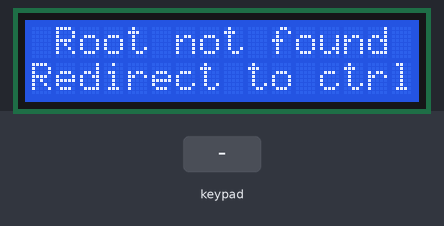
A sketch run on a simulated Arduino Uno, built with avr-gcc and run on an emulated ATmega328P. On the bench: 16×2 character LCD. Wiring (inferred from the names in the program): 4×4 keypad with keys D 1 2 3 A 4 5 6 B 7 8 9 C * 0 #: rows pin 1, A5, A4, pin 0; columns A3, A2, A1, A0; character LCD (HD44780): RS pin 13; R/W pin 12; E pin 11; data pin 8, pin 9, pin 2, pin 3, pin 4, pin 5, pin 6, pin 7. Inputs (shaded band) come from the test bench. EEPROM starts erased.

Above: at 0.8 s.
0.9 s: key 'C' pressed
At 2.9 s:
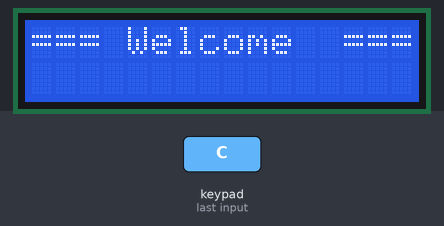
3.9 s: keypad keys 8 9 2 3 4 5 6 7 pressed 0.4 s apart
At 4.18 s:
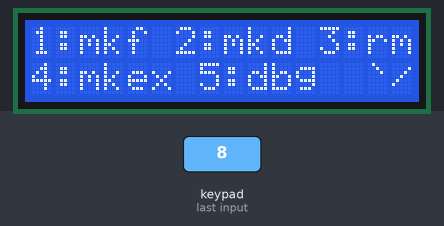
8.6 s: key '9' pressed
At 9.2 s:
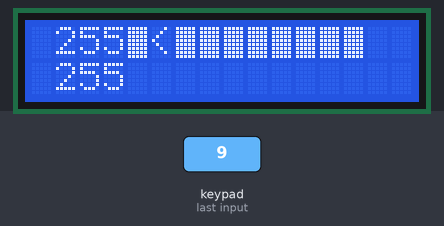
10.2 s: keypad keys 1 3 9 7 2 2 2 2 * pressed 0.4 s apart
At 14.6 s:
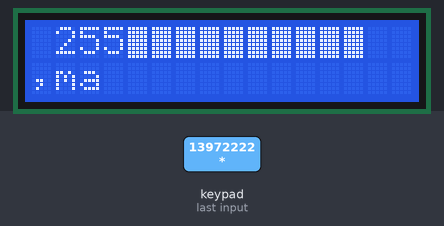
15.3 s: key 'D' pressed
At 16.1 s:
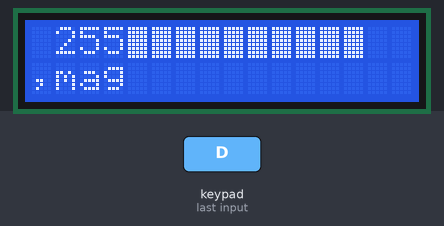
16.8 s: keypad keys 1 3 9 7 2 2 2 2 # pressed 0.4 s apart
At 19.1 s:
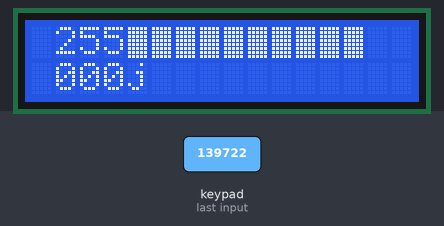
Timing chart, 0 to 20.6 s (numbered marks = the images above; inputs shaded):
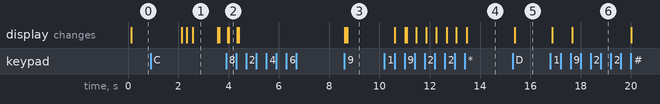

The sketch:

ArdOs.ino
```cpp
#include <Arduino.h>
#include "M16input.h"
#include "LCDoutput.h"
#include "Filesysv3.h"
#include "ustrlib.h"
#include "T9typelib.h"
#include "ProgExec.h"

const byte InputPin[8] = {
  0, 1, A5, A4, A3, A2, A1, A0
};
M16input m16input(InputPin);

const byte RS = 13;   //Register Select: H:data L:Instruction
const byte RW = 12;   //H:Read L:Write
const byte E = 11;    //Enable Signal
const byte DataPin[8] = {
  8, 9, 2, 3, 4, 5, 6, 7
};
LCDoutput lcdoutput(RS, RW, E, DataPin);

File workingDir(0);  //root
File file1;
File file2;

byte fileIndex = 0; //Selected File index in directory

char buff1[16] = "";
char buff2[16] = "";
void setup() {
  lcdoutput.init();
  workingDir.getName(buff1);
  if (!strCompare(buff1, "/")) { //If first dir isn't root, fs is invalid
    lcdoutput.printScreen(" Root not found", "Redirect to ctrl");
    delay(2000);
    lcdoutput.printScreen("==Control Menu==", "1:initFS");
    char inMenu = 1;
    while(inMenu) {
      switch (m16input.button()) {
        case 'C':
          inMenu = 0;
        break;
        case '1':
          lcdoutput.printScreen("Erasing Memory &", "Initializing");
          workingDir.initfs(0);
          inMenu = 0;
        break;
      }
    }
  }
  lcdoutput.printScreen("=== Welcome  ===", "");
  delay(1000);
  file1 = workingDir.getChild();
  printCurrent();
}

void printCurrent() {
  if (file1.isValid()) file1.getName(buff2);
  else buff2[0] = 0;
  if (file2.isValid()) file2.getName(buff1);
  else workingDir.pathString(buff1);
  //else buff1[0] = 0;
  lcdoutput.printScreen(buff1, buff2);
  if (file2.isExecutable()) lcdoutput.drawchar('*', 15);
  if (file2.isDir()) lcdoutput.drawchar('>', 15);
  if (file1.isExecutable()) lcdoutput.drawchar('*', 31);
  if (file1.isDir()) lcdoutput.drawchar('>', 31);
}
void selectPrevFile() {
  if (file2.isValid()) {
    file1 = file2;
    file2 = file2.getPrev();
  }
}
void selectNextFile() {
  if (file1.getNext().isValid()) {
    file2 = file1;
    file1 = file1.getNext();
  }
}
void selectPrevDir() {
  workingDir = workingDir.getParent();  //Get parent before child to handle root dir
  file1 = workingDir.getChild();
  file2 = file1.getPrev();
}
void selectNextDir() {
  if (!file1.isDir()) return; //if not dir, return
  workingDir = file1;
  file1 = workingDir.getChild();
  file2 = File();

}
void controlMenu() {
  lcdoutput.printScreen("1:mkf 2:mkd 3:rm", "4:mkex 5:dbg  `/");
  char inMenu = 1;
  while(inMenu) {
    switch (m16input.button()) {
      case 'A':
      case 'B':
        inMenu ^= 2;
        if (inMenu == 1) lcdoutput.printScreen("1:mkf 2:mkd 3:rm", "4:mkex 5:dbg  `/");
        else lcdoutput.printScreen("4:mkex 5:dbg  /`", "6:initfs");
      break;
      case 'C':
      case 'D':
        inMenu = 0;
      break;
      case '1':{  //New file menu
        char inputStr[16];
        stringInput(inputStr, "New file name :");
        if (inputStr[0] == 255) break;
        inputStr[14] = 0;
        lcdoutput.printScreen("Created file :", inputStr);
        workingDir.mkfile(workingDir, inputStr);
        delay(1000);

        if (!file1.isValid()) file1 = workingDir.getChild();
        printCurrent();
        inMenu = 0;
      } break;
      case '2':{  //New dir menu
        char inputStr[16];
        stringInput(inputStr, "New dir name :");
        if (inputStr[0] == 255) break;
        inputStr[14] = 0;
        workingDir.mkdir(workingDir, inputStr);
        lcdoutput.printScreen("Created dir :", inputStr);
        delay(1000);

        if (!file1.isValid()) file1 = workingDir.getChild();
        printCurrent();
        inMenu = 0;
      } break;
      case '3':{   //remove file
        char str[5];
        str[4] = 0;
        lcdoutput.printScreen("", "");
        for (unsigned int i = 224; i < 272; i++) {
          toString(str, (i));
          lcdoutput.printScreen(str, "");
          char val = workingDir.readRawMem(i);
          if (val > 32) lcdoutput.drawchar(val, 31);
          else lcdoutput.drawchar(val + 48, 31);
          delay(1000);
        }
        inMenu = 0;
      } break;
      case '4':{  //New executable menu
        char inputStr[16];
        stringInput(inputStr, "New exe name :");
        if (inputStr[0] == 255) break;
        inputStr[14] = 0;
        workingDir.mkexe(workingDir, inputStr);
        lcdoutput.printScreen("Created exe :", inputStr);
        delay(1000);

        if (!file1.isValid()) file1 = workingDir.getChild();
        printCurrent();
        inMenu = 0;
      } break;
      case '5':{  //debug
        char str[5];
        str[4] = 0;
        lcdoutput.printScreen("", "");
        for (unsigned int i = 0; i < 24; i++) {
          toString(str, i);
          lcdoutput.printScreen(str, "");
          char val = workingDir.readRawMem(i);
          if (val > 32) lcdoutput.drawchar(val, 31);
          else lcdoutput.drawchar(val + 48, 31);
          delay(1000);
        }
        inMenu = 0;
      } break;
      case '6':   //initfs
        lcdoutput.printScreen("Erasing Memory &", "Initializing");
        workingDir.initfs(0);
        file1 = File();
        inMenu = 0;
      break;
    }
    delay(10);
  }
}

void stringInput(char *output, char *phrase) {
  TypeSession typesession;      //Create new input session
  char key = m16input.button(); //reset input key
  lcdoutput.printScreen(phrase, "");
  while (key != 'D' && key != 'C') {    //press 'D' to continue, 'C' to cancel
    switch (key) {
      case 0: //no input : do nothing
      break;
      case 'A':
        typesession.eraseChar();
        lcdoutput.printScreen(phrase, typesession.inputStr);
      break;
      case 'B':
        typesession.nextChar();
      break;
      case '#': //Shift
        typesession.chgCase();
        lcdoutput.printScreen(phrase, typesession.inputStr);
      break;
      case '*':
        typesession.numLock();
        lcdoutput.printScreen(phrase, typesession.inputStr);
      break;
      default:
        typesession.enterKey(key);
        lcdoutput.printScreen(phrase, typesession.inputStr);
      break;
    }
    key = m16input.button();
  }
  if (key == 'C') {
    output[0] = -128;
  }
  for (char i = 0; i < 16; i++) {
    output[i] = typesession.inputStr[i];
  }
}

void loop() {
  switch (m16input.button()) {    //File Browser
    case 'A':
      selectPrevFile();
      printCurrent();
    break;
    case 'B':
      selectNextFile();
      printCurrent();
    break;
    case 'C':
      selectPrevDir();
      printCurrent();
    break;
    case 'D':
      if (file1.isDir()) selectNextDir(); //if dir, enter, else, edit file
      else editFile(file1);
      printCurrent();
    break;

    case '#':   //Control menu
      controlMenu();
      printCurrent();
    break;
/*          //Commented out to change file system and implement code execution progressively
    case '*':{ //Execute file
      if (!workingDir.isExecutable()) break;
      workingDir.open();
      ProgExec thread;
      char running = 1;
      while(workingDir.dataRemaining() && running) {
        char progbyte = workingDir.read();
        char callcode = thread.execute(progbyte); */
        /* debug
        char text[4];
        toString(text, progbyte);
        lcdoutput.drawchar(text[0], 28);
        lcdoutput.drawchar(text[1], 29);
        lcdoutput.drawchar(text[2], 30);
        lcdoutput.drawchar(text[3], 31);
        toString(text, callcode);
        lcdoutput.drawchar(text[0], 12);
        lcdoutput.drawchar(text[1], 13);
        lcdoutput.drawchar(text[2], 14);
        lcdoutput.drawchar(text[3], 15);
        delay(1000);
        // */   /*
        if (callcode < 0) { //handle syscall
          switch (callcode) {
            case -1:  //ext
              running = 0; //end of program
            break;
            case -2:  //slp I/R I/R
              delay(thread.getArg(0, 2)); //waiting for two more arguments
            break;
            case -3: break; //lab I (no action on reading)
            case -4:{  //jmp I
              //workingDir.open(); //Restart from the beggining to search for the label
              char label = thread.getArg(0, 1); //TODO: switch to getRawArg()
              char searching = 1;
              while (searching) {
                if (thread.ignore(workingDir.read()) == -3) { //label found, checking ID
                  if (thread.getArg(0, 1) == label) searching = 0;  //right label found, exit jump
                }
              }
            break;}
            case -6:  //pch I/R I/R
              lcdoutput.drawchar(thread.getArg(0, 1), thread.getArg(1, 1));
            break;
            case -7:{ //pst I/R I/R     TODO: Handle >16 char calls
              char size = thread.getArg(1, 1);
              char line[16];
              thread.getProgMem(line, thread.getArg(0, 1), size);
              lcdoutput.printScreen("", line);
            break;}
            case -10: //gst I I
            {
              char inputStr[16];
              stringInput(inputStr, "Input Queried :");
              char destAddr = thread.getArg(0, 1);
              char strSize = thread.getArg(1, 1);
              for (char i = 0; i < 16; i++) {
                if (inputStr[i] == 0) {
                  thread.putMem(0, destAddr + i);
                  break;
                }
                if (i >= strSize) break;
                thread.putMem(inputStr[i], destAddr + i);
              }
              lcdoutput.printScreen("", "");
            }
            break;
          }
        }
      }
    printCurrent();
    } break;
    */
  }
  delay(10);
}

void editFile(File file) {
  file.open();
  toString(buff1, file.read());
  toString(buff2, file.read());
  file.rewind();
  lcdoutput.printScreen(buff1, buff2);
  unsigned char screenCursor = 0;
  lcdoutput.drawchar('<', 5);
  char key = m16input.button(); //reset input key
  while (key != 'C') {
    key = m16input.button();
    switch (key) {
      case 'A': //Scroll up
        if (screenCursor) {
          screenCursor = 0;
        } else if (file.rewind()) {
          file.rewind();
          toString(buff1, file.read());
          toString(buff2, file.read());
          file.rewind();
          lcdoutput.printScreen(buff1, buff2);
        } else file.read();
        lcdoutput.drawchar('<', 5);
        lcdoutput.drawchar(' ', 21);
      break;
      case 'B': //Scroll down
        if (screenCursor) {
          toString(buff1, file.read());
          toString(buff2, file.read());
          file.rewind();
          lcdoutput.printScreen(buff1, buff2);
        } else {
          screenCursor = 1;
        }
        lcdoutput.drawchar(' ', 5);
        lcdoutput.drawchar('<', 21);
      break;
      case 'C': //Exit file
      break;
      case 'D': //Enter new value
        stringInput(buff2, buff1);  //Get user input
        file.write(toNumber(buff2));  //Write input to memory
        file.rewind();      //Read freshly written byte
        toString(buff2, file.read());
        file.rewind();
        lcdoutput.printScreen(buff1, buff2);  //Refresh display
      break;
      default:
      break;
    }
    delay(1);
  }
}

void toString(char *output, int num) {
  if (num < 0) {
    output[0] = '-';
    num *= -1;
  } else {
    output[0] = ' ';
  }
  output[1] = (num / 100) + 48;
  num %= 100;
  output[2] = (num / 10) + 48;
  num %= 10;
  output[3] = num + 48;
}

unsigned char toNumber(char *input) {
  unsigned char i = 0;
  unsigned char j = 0;
  unsigned char pow = 100;
  while (input[j] >= 48 && input[j] < 58 && j < 3) {
    i += (input[j] - 48) * pow;
    pow /= 10;
    j++;
  }
  return i;
}
```

Filesysv3.h
```cpp
/*
  Filesysv3.h : Library for
  Custom ArdOs File System
  Version 3
  nqltis - 31/12/2022
*/

#ifndef CAO_FILE_SYSTEM_V3
#define CAO_FILE_SYSTEM_V3

#include <EEPROM.h>
#include "ustrlib.h"
#define BLOCK_SIZE 16
#define BLOCK_ID_TYPE unsigned char
#define BLOCK_ID_SIZE 1   //Number of bytes of BLOCK_ID_TYPE
#define INDEX_TYPE char
#define BLOCK_MAP_OFFSET 121  //Address of block map (20 file headers)
#define BLOCK_AREA_OFFSET 128  //Address of first data block (56 blocks)
#define MEMORY_SIZE 1024
#define HEADER_SIZE 6
#define HEADER_ID_TYPE unsigned char
#define HEADER_ID_SIZE 1
#define ABS_ADDR_TYPE unsigned int//Size of absolute address (1024B -> int)

class File
{
  public:
    File();
    File(HEADER_ID_TYPE _headerPtr);
    void initfs(int offset);
    char isValid();
    char isDir();
    char isExecutable();
    void getName(char *output);
    File getParent();
    File getChild();
    File getPrev();
    File getNext();
    void open();
    char dataRemaining();
    //unsigned char read();
    void pathString(char *output);
    void mkfile(File workingDir, char *name);
    void mkdir(File workingDir, char *name);
    void mkexe(File workingDir, char *name);
    unsigned char read();
    void write(unsigned char data);
    char rewind();
    char skip();
    unsigned char readRawMem(unsigned int pos);//debug
  private:
    HEADER_ID_TYPE headerPtr;
    BLOCK_ID_TYPE block;  //Set when open
    unsigned char index;  //Set when open
    HEADER_ID_TYPE getHeader();
    BLOCK_ID_TYPE getFirstBlock();
    BLOCK_ID_TYPE getFreeBlock();
    HEADER_ID_TYPE getFreeHeader();
    void reserveBlock(BLOCK_ID_TYPE blockId);
    void freeBlock(BLOCK_ID_TYPE blockId);
    void makefile(File workingDir, char *name, unsigned char flags);
};

#endif
```

M16input.cpp
```cpp
/*
  M16input.h : Library for controlling
  a 16-input matrix keyboard with 8 connectors.
  nqltis - 18/10/2022
*/

#include <Arduino.h>
#include "M16input.h"

M16input::M16input(byte InputPins[8]) {
  for (byte i = 0; i < 8; i++) { //Save pins in a private array
    _inputpins[i] = InputPins[i];
  }
  for (byte i = 0; i < 4; i++) {
    pinMode(_inputpins[i], OUTPUT);
    pinMode(_inputpins[i + 4], INPUT_PULLUP);
    digitalWrite(_inputpins[i], HIGH);
  }
}

/* 4 MSB are outputs, 4 LSB are inputs.
This function tests every combination to detect every
connection inside the key pad. A high bit means a
connection on the pin's wire */
byte M16input::inRead() {
  byte input = 0;
  for (byte i = 0; i < 4; i++) {  //for each output
    digitalWrite(_inputpins[i], LOW);
    delay(1);
    for (byte j = 0; j < 4; j++) {  //test every input for connection
      if (!digitalRead(_inputpins[j + 4])) {
        input = input | (16 << i) | (1 << j); //OR-write result if connection
      }
    }
    digitalWrite(_inputpins[i], HIGH);
  }
  return input;
}

char M16input::translate(byte inbyte) { //Link inRead() output to corresponding key
  switch (inbyte) {
    case 0: return ' ';
    case 17: return '1';
    case 18: return '2';
    case 20: return '3';
    case 24: return 'A';
    case 33: return '4';
    case 34: return '5';
    case 36: return '6';
    case 40: return 'B';
    case 65: return '7';
    case 66: return '8';
    case 68: return '9';
    case 72: return 'C';
    case 129: return '*';
    case 130: return '0';
    case 132: return '#';
    case 136: return 'D';
  }
  return 'n'; //Return 'n' if unknown byte
}

char M16input::button() { //Returns the pressed button on the first cycle of its activation
  _newinput = inRead();
  if ((_oldinput == 0) && (_newinput != 0)) { //if input used to be null but isn't anymore
    _oldinput = _newinput;
    return translate(_newinput);
  }
  _oldinput = _newinput;
  return 0;
}
```

M16input.h
```cpp
/*
  M16input.h : Library for controlling
  a 16-input matrix keyboard with 8 connectors.
  nqltis - 18/10/2022
*/

#ifndef M16input_h
#define M16input_h

#include <Arduino.h>

class M16input
{
    public:
      M16input(byte InputPins[8]);
      char button();
    private:
      byte inRead();
      char translate(byte inbyte);
      byte _oldinput;
      byte _newinput;
      byte _inputpins[8];
};

#endif
```

ProgExec.h
```cpp
/*
  ProgExec.h : Library for
  Program Execution on ArdOs
  nqltis - 23/12/2022
*/

#ifndef progexec
#define progexec

class ProgExec
{
  public:
    ProgExec();
    char execute(char command);
    char ignore(char command);
    char getCommand();
    int getArg(char offset, unsigned char size);
    void getProgMem(char *output, unsigned char offset, unsigned char size);
    void putMem(char value, unsigned char address);
  private:
    char progmem[128];
    char arg[4];
    char argIndex;
    char commandLen;
    char acc;
    char cond;
    void setCommandLen(char command);
};

#endif
```

T9typelib.h
```cpp
/*
  T9typelib.h : Library for string input
  with a 9 buttons keypad like an old phone.
  nqltis - 05/11/2022
*/

#ifndef T9typelib
#define T9typelib

class TypeSession {
  public:
    TypeSession();
    void enterKey(char key);
    void eraseChar();
    void nextChar();
    char inputStr[17];
    void chgCase();
    void numLock();
  private:
    int _index;
    char _activeKey;
    char _cycleStep;
    char _numLock;
    int keyToNum(char key);
};

#endif
```

ustrlib.cpp
```cpp
/*
  ustrlib.c : Micro String Library
  Contains basic String functions
  nqltis - 02/11/2022
*/

#include "ustrlib.h"

int strCompare(char *str1, char *str2) {
  int i = 0;
  while(str1[i] == str2[i]) {
    if (!(str1[i] || str2[i])) return 1;  //if both char are null, return true
    i++;
  }
  return 0;
}

int strSplit(char *buff, char *str, int index) { //split str with / and write n° index in buffer
  int match = 0;
  while (index) {
    if (str[match] == '/') index--;
    else if (!str[match]) return 0; //if not found return 0
    match++;
  }
  int i = 0;
  while (str[match + i] != '/' && str[match + i]) {
    buff[i] = str[match + i];
    i++;
  }
  buff[i] = 0;
  return 1; //success
}

void strConcat(char *output, char *str2) {
  int j = 0;
  while(output[j]) {
    j++;
  }
  int i = 0;
  while(str2[i]) {
    output[j++] = str2[i++];
  }
  output[j] = 0;
  return;
}

void strCopy(char *output, char *input) {
  int i = 0;
  while(input[i]) {
    output[i] = input[i];
    i++;
  }
  output[i] = input[i];
}
```

ustrlib.h
```cpp
/*
  ustrlib.h : Micro String Library
  Contains basic String functions
  nqltis - 02/11/2022
*/

#ifndef Ustrlib_h
#define Ustrlib_h

int strCompare(char *str1, char *str2);
int strSplit(char *buff, char *str, int index);
void strConcat(char *output, char *str2);
void strCopy(char *output, char *input);

#endif
```

Source omitted: Filesysv3.cpp (8597 bytes), ProgExec.cpp (5549 bytes), T9typelib.cpp (3030 bytes), LCDoutput.cpp (1924 bytes), LCDoutput.h (570 bytes)

Measured:
- after the input at 3.9 s, the display: first changes after 0.07 s (image 2 shows a later state)
- after the input at 8.6 s, the display: first changes at once (image 3 shows a later state)
- after the input at 10.2 s, the display: first changes after 0.41 s (image 4 shows a later state)
- after the input at 15.3 s, the display: changes after 0.07 s (image 5)
- after the input at 16.8 s, the display: first changes after 0.07 s (image 6 shows a later state)
- what the display in image 1 shows lasts 1.0 s, from 2.6 s to 3.6 s
